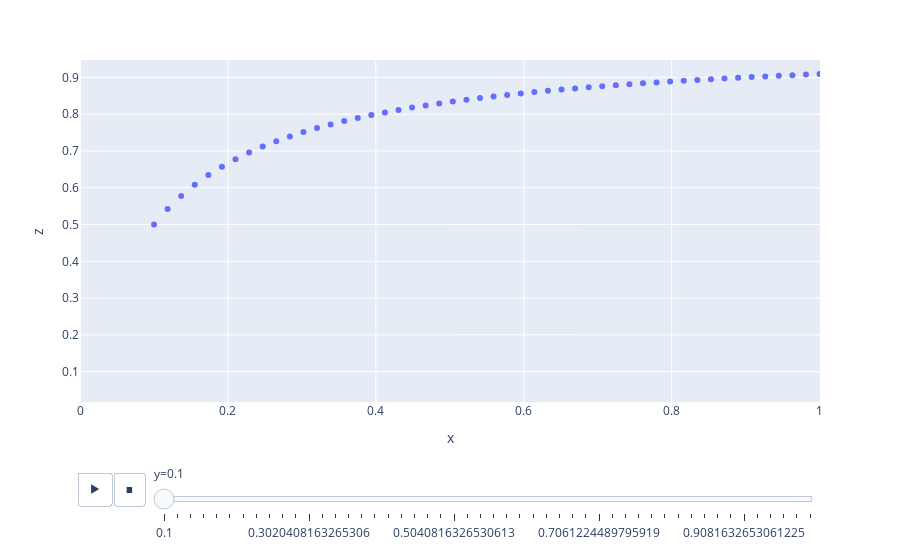

Write notebook code for a chart like this one.
### Code cell
px.scatter(
    df,
    x='x',
    y='z',
    animation_frame='y',
)

### Figure 1 — Plotly figure (JSON) as saved in the notebook; plotly's stock layout.template omitted (floating-point values rounded to 4 significant figures)
{"data": [{"hovertemplate": "y=0.1<br>x=%{x}<br>z=%{y}<extra></extra>", "legendgroup": "", "marker": {"color": "#636efa", "symbol": "circle"}, "mode": "markers", "name": "", "orientation": "v", "showlegend": false, "type": "scatter", "x": [0.1, 0.1184, 0.1367, 0.1551, 0.1735, 0.1918, 0.2102, 0.2286, 0.2469, 0.2653, 0.2837, 0.302, 0.3204, 0.3388, 0.3571, 0.3755, 0.3939, 0.4122, 0.4306, 0.449, 0.4673, 0.4857, 0.5041, 0.5224, 0.5408, 0.5592, 0.5776, 0.5959, 0.6143, 0.6327, 0.651, 0.6694, 0.6878, 0.7061, 0.7245, 0.7429, 0.7612, 0.7796, 0.798, 0.8163, 0.8347, 0.8531, 0.8714, 0.8898, 0.9082, 0.9265, 0.9449, 0.9633, 0.9816, 1], "xaxis": "x", "y": [0.5, 0.5421, 0.5776, 0.608, 0.6343, 0.6573, 0.6776, 0.6957, 0.7118, 0.7263, 0.7394, 0.7513, 0.7621, 0.7721, 0.7813, 0.7897, 0.7975, 0.8048, 0.8115, 0.8178, 0.8237, 0.8293, 0.8345, 0.8393, 0.8439, 0.8483, 0.8524, 0.8563, 0.86, 0.8635, 0.8668, 0.87, 0.8731, 0.8759, 0.8787, 0.8814, 0.8839, 0.8863, 0.8886, 0.8909, 0.893, 0.8951, 0.8971, 0.899, 0.9008, 0.9026, 0.9043, 0.906, 0.9075, 0.9091], "yaxis": "y"}], "layout": {"autosize": true, "dragmode": "zoom", "legend": {"tracegroupgap": 0}, "margin": {"t": 60}, "sliders": [{"active": 0, "currentvalue": {"prefix": "y="}, "len": 0.9, "pad": {"b": 10, "t": 60}, "steps": [{"args": [["0.1"], {"frame": {"duration": 0, "redraw": false}, "fromcurrent": true, "mode": "immediate", "transition": {"duration": 0, "easing": "linear"}}], "label": "0.1", "method": "animate"}, {"args": [["0.11836734693877551"], {"frame": {"duration": 0, "redraw": false}, "fromcurrent": true, "mode": "immediate", "transition": {"duration": 0, "easing": "linear"}}], "label": "0.11836734693877551", "method": "animate"}, {"args": [["0.13673469387755102"], {"frame": {"duration": 0, "redraw": false}, "fromcurrent": true, "mode": "immediate", "transition": {"duration": 0, "easing": "linear"}}], "label": "0.13673469387755102", "method": "animate"}, {"args": [["0.15510204081632656"], {"frame": {"duration": 0, "redraw": false}, "fromcurrent": true, "mode": "immediate", "transition": {"duration": 0, "easing": "linear"}}], "label": "0.15510204081632656", "method": "animate"}, {"args": [["0.17346938775510207"], {"frame": {"duration": 0, "redraw": false}, "fromcurrent": true, "mode": "immediate", "transition": {"duration": 0, "easing": "linear"}}], "label": "0.17346938775510207", "method": "animate"}, {"args": [["0.19183673469387758"], {"frame": {"duration": 0, "redraw": false}, "fromcurrent": true, "mode": "immediate", "transition": {"duration": 0, "easing": "linear"}}], "label": "0.19183673469387758", "method": "animate"}, {"args": [["0.21020408163265308"], {"frame": {"duration": 0, "redraw": false}, "fromcurrent": true, "mode": "immediate", "transition": {"duration": 0, "easing": "linear"}}], "label": "0.21020408163265308", "method": "animate"}, {"args": [["0.2285714285714286"], {"frame": {"duration": 0, "redraw": false}, "fromcurrent": true, "mode": "immediate", "transition": {"duration": 0, "easing": "linear"}}], "label": "0.2285714285714286", "method": "animate"}, {"args": [["0.2469387755102041"], {"frame": {"duration": 0, "redraw": false}, "fromcurrent": true, "mode": "immediate", "transition": {"duration": 0, "easing": "linear"}}], "label": "0.2469387755102041", "method": "animate"}, {"args": [["0.2653061224489796"], {"frame": {"duration": 0, "redraw": false}, "fromcurrent": true, "mode": "immediate", "transition": {"duration": 0, "easing": "linear"}}], "label": "0.2653061224489796", "method": "animate"}, {"args": [["0.2836734693877551"], {"frame": {"duration": 0, "redraw": false}, "fromcurrent": true, "mode": "immediate", "transition": {"duration": 0, "easing": "linear"}}], "label": "0.2836734693877551", "method": "animate"}, {"args": [["0.3020408163265306"], {"frame": {"duration": 0, "redraw": false}, "fromcurrent": true, "mode": "immediate", "transition": {"duration": 0, "easing": "linear"}}], "label": "0.3020408163265306", "method": "animate"}, {"args": [["0.3204081632653062"], {"frame": {"duration": 0, "redraw": false}, "fromcurrent": true, "mode": "immediate", "transition": {"duration": 0, "easing": "linear"}}], "label": "0.3204081632653062", "method": "animate"}, {"args": [["0.3387755102040817"], {"frame": {"duration": 0, "redraw": false}, "fromcurrent": true, "mode": "immediate", "transition": {"duration": 0, "easing": "linear"}}], "label": "0.3387755102040817", "method": "animate"}, {"args": [["0.3571428571428572"], {"frame": {"duration": 0, "redraw": false}, "fromcurrent": true, "mode": "immediate", "transition": {"duration": 0, "easing": "linear"}}], "label": "0.3571428571428572", "method": "animate"}, {"args": [["0.3755102040816327"], {"frame": {"duration": 0, "redraw": false}, "fromcurrent": true, "mode": "immediate", "transition": {"duration": 0, "easing": "linear"}}], "label": "0.3755102040816327", "method": "animate"}, {"args": [["0.3938775510204082"], {"frame": {"duration": 0, "redraw": false}, "fromcurrent": true, "mode": "immediate", "transition": {"duration": 0, "easing": "linear"}}], "label": "0.3938775510204082", "method": "animate"}, {"args": [["0.41224489795918373"], {"frame": {"duration": 0, "redraw": false}, "fromcurrent": true, "mode": "immediate", "transition": {"duration": 0, "easing": "linear"}}], "label": "0.41224489795918373", "method": "animate"}, {"args": [["0.43061224489795924"], {"frame": {"duration": 0, "redraw": false}, "fromcurrent": true, "mode": "immediate", "transition": {"duration": 0, "easing": "linear"}}], "label": "0.43061224489795924", "method": "animate"}, {"args": [["0.44897959183673475"], {"frame": {"duration": 0, "redraw": false}, "fromcurrent": true, "mode": "immediate", "transition": {"duration": 0, "easing": "linear"}}], "label": "0.44897959183673475", "method": "animate"}, {"args": [["0.46734693877551026"], {"frame": {"duration": 0, "redraw": false}, "fromcurrent": true, "mode": "immediate", "transition": {"duration": 0, "easing": "linear"}}], "label": "0.46734693877551026", "method": "animate"}, {"args": [["0.48571428571428577"], {"frame": {"duration": 0, "redraw": false}, "fromcurrent": true, "mode": "immediate", "transition": {"duration": 0, "easing": "linear"}}], "label": "0.48571428571428577", "method": "animate"}, {"args": [["0.5040816326530613"], {"frame": {"duration": 0, "redraw": false}, "fromcurrent": true, "mode": "immediate", "transition": {"duration": 0, "easing": "linear"}}], "label": "0.5040816326530613", "method": "animate"}, {"args": [["0.5224489795918368"], {"frame": {"duration": 0, "redraw": false}, "fromcurrent": true, "mode": "immediate", "transition": {"duration": 0, "easing": "linear"}}], "label": "0.5224489795918368", "method": "animate"}, {"args": [["0.5408163265306123"], {"frame": {"duration": 0, "redraw": false}, "fromcurrent": true, "mode": "immediate", "transition": {"duration": 0, "easing": "linear"}}], "label": "0.5408163265306123", "method": "animate"}, {"args": [["0.5591836734693878"], {"frame": {"duration": 0, "redraw": false}, "fromcurrent": true, "mode": "immediate", "transition": {"duration": 0, "easing": "linear"}}], "label": "0.5591836734693878", "method": "animate"}, {"args": [["0.5775510204081633"], {"frame": {"duration": 0, "redraw": false}, "fromcurrent": true, "mode": "immediate", "transition": {"duration": 0, "easing": "linear"}}], "label": "0.5775510204081633", "method": "animate"}, {"args": [["0.5959183673469388"], {"frame": {"duration": 0, "redraw": false}, "fromcurrent": true, "mode": "immediate", "transition": {"duration": 0, "easing": "linear"}}], "label": "0.5959183673469388", "method": "animate"}, {"args": [["0.6142857142857143"], {"frame": {"duration": 0, "redraw": false}, "fromcurrent": true, "mode": "immediate", "transition": {"duration": 0, "easing": "linear"}}], "label": "0.6142857142857143", "method": "animate"}, {"args": [["0.6326530612244898"], {"frame": {"duration": 0, "redraw": false}, "fromcurrent": true, "mode": "immediate", "transition": {"duration": 0, "easing": "linear"}}], "label": "0.6326530612244898", "method": "animate"}, {"args": [["0.6510204081632653"], {"frame": {"duration": 0, "redraw": false}, "fromcurrent": true, "mode": "immediate", "transition": {"duration": 0, "easing": "linear"}}], "label": "0.6510204081632653", "method": "animate"}, {"args": [["0.6693877551020408"], {"frame": {"duration": 0, "redraw": false}, "fromcurrent": true, "mode": "immediate", "transition": {"duration": 0, "easing": "linear"}}], "label": "0.6693877551020408", "method": "animate"}, {"args": [["0.6877551020408164"], {"frame": {"duration": 0, "redraw": false}, "fromcurrent": true, "mode": "immediate", "transition": {"duration": 0, "easing": "linear"}}], "label": "0.6877551020408164", "method": "animate"}, {"args": [["0.7061224489795919"], {"frame": {"duration": 0, "redraw": false}, "fromcurrent": true, "mode": "immediate", "transition": {"duration": 0, "easing": "linear"}}], "label": "0.7061224489795919", "method": "animate"}, {"args": [["0.7244897959183674"], {"frame": {"duration": 0, "redraw": false}, "fromcurrent": true, "mode": "immediate", "transition": {"duration": 0, "easing": "linear"}}], "label": "0.7244897959183674", "method": "animate"}, {"args": [["0.7428571428571429"], {"frame": {"duration": 0, "redraw": false}, "fromcurrent": true, "mode": "immediate", "transition": {"duration": 0, "easing": "linear"}}], "label": "0.7428571428571429", "method": "animate"}, {"args": [["0.7612244897959184"], {"frame": {"duration": 0, "redraw": false}, "fromcurrent": true, "mode": "immediate", "transition": {"duration": 0, "easing": "linear"}}], "label": "0.7612244897959184", "method": "animate"}, {"args": [["0.7795918367346939"], {"frame": {"duration": 0, "redraw": false}, "fromcurrent": true, "mode": "immediate", "transition": {"duration": 0, "easing": "linear"}}], "label": "0.7795918367346939", "method": "animate"}, {"args": [["0.7979591836734694"], {"frame": {"duration": 0, "redraw": false}, "fromcurrent": true, "mode": "immediate", "transition": {"duration": 0, "easing": "linear"}}], "label": "0.7979591836734694", "method": "animate"}, {"args": [["0.8163265306122449"], {"frame": {"duration": 0, "redraw": false}, "fromcurrent": true, "mode": "immediate", "transition": {"duration": 0, "easing": "linear"}}], "label": "0.8163265306122449", "method": "animate"}, {"args": [["0.8346938775510204"], {"frame": {"duration": 0, "redraw": false}, "fromcurrent": true, "mode": "immediate", "transition": {"duration": 0, "easing": "linear"}}], "label": "0.8346938775510204", "method": "animate"}, {"args": [["0.8530612244897959"], {"frame": {"duration": 0, "redraw": false}, "fromcurrent": true, "mode": "immediate", "transition": {"duration": 0, "easing": "linear"}}], "label": "0.8530612244897959", "method": "animate"}, {"args": [["0.8714285714285714"], {"frame": {"duration": 0, "redraw": false}, "fromcurrent": true, "mode": "immediate", "transition": {"duration": 0, "easing": "linear"}}], "label": "0.8714285714285714", "method": "animate"}, {"args": [["0.889795918367347"], {"frame": {"duration": 0, "redraw": false}, "fromcurrent": true, "mode": "immediate", "transition": {"duration": 0, "easing": "linear"}}], "label": "0.889795918367347", "method": "animate"}, {"args": [["0.9081632653061225"], {"frame": {"duration": 0, "redraw": false}, "fromcurrent": true, "mode": "immediate", "transition": {"duration": 0, "easing": "linear"}}], "label": "0.9081632653061225", "method": "animate"}, {"args": [["0.926530612244898"], {"frame": {"duration": 0, "redraw": false}, "fromcurrent": true, "mode": "immediate", "transition": {"duration": 0, "easing": "linear"}}], "label": "0.926530612244898", "method": "animate"}, {"args": [["0.9448979591836735"], {"frame": {"duration": 0, "redraw": false}, "fromcurrent": true, "mode": "immediate", "transition": {"duration": 0, "easing": "linear"}}], "label": "0.9448979591836735", "method": "animate"}, {"args": [["0.963265306122449"], {"frame": {"duration": 0, "redraw": false}, "fromcurrent": true, "mode": "immediate", "transition": {"duration": 0, "easing": "linear"}}], "label": "0.963265306122449", "method": "animate"}, {"args": [["0.9816326530612246"], {"frame": {"duration": 0, "redraw": false}, "fromcurrent": true, "mode": "immediate", "transition": {"duration": 0, "easing": "linear"}}], "label": "0.9816326530612246", "method": "animate"}, {"args": [["1.0"], {"frame": {"duration": 0, "redraw": false}, "fromcurrent": true, "mode": "immediate", "transition": {"duration": 0, "easing": "linear"}}], "label": "1.0", "method": "animate"}], "x": 0.1, "xanchor": "left", "y": 0, "yanchor": "top"}], "updatemenus": [{"active": 1, "buttons": [{"args": [null, {"frame": {"duration": 500, "redraw": false}, "fromcurrent": true, "mode": "immediate", "transition": {"duration": 500, "easing": "linear"}}], "label": "&#9654;", "method": "animate"}, {"args": [[null], {"frame": {"duration": 0, "redraw": false}, "fromcurrent": true, "mode": "immediate", "transition": {"duration": 0, "easing": "linear"}}], "label": "&#9724;", "method": "animate"}], "direction": "left", "pad": {"r": 10, "t": 70}, "showactive": false, "type": "buttons", "x": 0.1, "xanchor": "right", "y": 0, "yanchor": "top"}], "xaxis": {"anchor": "y", "autorange": false, "domain": [0, 1], "range": [-0.000105, 1.001], "title": {"text": "x"}, "type": "linear"}, "yaxis": {"anchor": "x", "autorange": false, "domain": [0, 1], "range": [0.01752, 0.9473], "title": {"text": "z"}, "type": "linear"}}}
